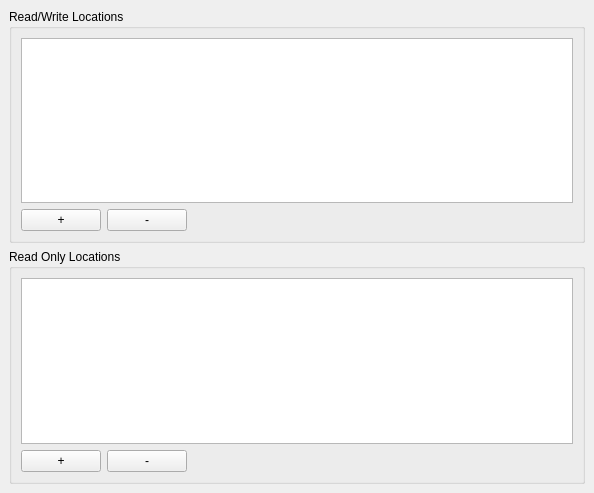
<?xml version="1.0" encoding="UTF-8"?>
<ui version="4.0">
 <class>MacSandboxPage</class>
 <widget class="QMainWindow" name="MacSandboxPage">
  <property name="geometry">
   <rect>
    <x>0</x>
    <y>0</y>
    <width>594</width>
    <height>493</height>
   </rect>
  </property>
  <property name="windowTitle">
   <string>MacSandboxPage</string>
  </property>
  <widget class="QWidget" name="centralwidget">
   <layout class="QGridLayout" name="gridLayout">
    <item row="0" column="0">
     <layout class="QVBoxLayout" name="verticalLayout">
      <item>
       <widget class="QGroupBox" name="groupBox">
        <property name="title">
         <string>Read/Write Locations</string>
        </property>
        <layout class="QGridLayout" name="gridLayout_2">
         <item row="1" column="0">
          <layout class="QHBoxLayout" name="horizontalLayout_5">
           <item>
            <widget class="QPushButton" name="readWriteAddBtn">
             <property name="sizePolicy">
              <sizepolicy hsizetype="Fixed" vsizetype="Fixed">
               <horstretch>0</horstretch>
               <verstretch>0</verstretch>
              </sizepolicy>
             </property>
             <property name="text">
              <string>+</string>
             </property>
            </widget>
           </item>
           <item>
            <widget class="QPushButton" name="readWriteRemoveBtn">
             <property name="sizePolicy">
              <sizepolicy hsizetype="Fixed" vsizetype="Fixed">
               <horstretch>0</horstretch>
               <verstretch>0</verstretch>
              </sizepolicy>
             </property>
             <property name="text">
              <string>-</string>
             </property>
            </widget>
           </item>
           <item>
            <spacer name="horizontalSpacer_2">
             <property name="orientation">
              <enum>Qt::Orientation::Horizontal</enum>
             </property>
             <property name="sizeHint" stdset="0">
              <size>
               <width>40</width>
               <height>20</height>
              </size>
             </property>
            </spacer>
           </item>
          </layout>
         </item>
         <item row="0" column="0">
          <widget class="DropList" name="readWriteList"/>
         </item>
        </layout>
       </widget>
      </item>
      <item>
       <widget class="QGroupBox" name="groupBox_2">
        <property name="title">
         <string>Read Only Locations</string>
        </property>
        <layout class="QGridLayout" name="gridLayout_3">
         <item row="0" column="0">
          <widget class="DropList" name="readOnlyList"/>
         </item>
         <item row="1" column="0">
          <layout class="QHBoxLayout" name="horizontalLayout_7">
           <item>
            <widget class="QPushButton" name="readOnlyAddBtn">
             <property name="sizePolicy">
              <sizepolicy hsizetype="Fixed" vsizetype="Fixed">
               <horstretch>0</horstretch>
               <verstretch>0</verstretch>
              </sizepolicy>
             </property>
             <property name="text">
              <string>+</string>
             </property>
            </widget>
           </item>
           <item>
            <widget class="QPushButton" name="readOnlyRemoveBtn">
             <property name="sizePolicy">
              <sizepolicy hsizetype="Fixed" vsizetype="Fixed">
               <horstretch>0</horstretch>
               <verstretch>0</verstretch>
              </sizepolicy>
             </property>
             <property name="text">
              <string>-</string>
             </property>
            </widget>
           </item>
           <item>
            <spacer name="horizontalSpacer">
             <property name="orientation">
              <enum>Qt::Orientation::Horizontal</enum>
             </property>
             <property name="sizeHint" stdset="0">
              <size>
               <width>40</width>
               <height>20</height>
              </size>
             </property>
            </spacer>
           </item>
          </layout>
         </item>
        </layout>
       </widget>
      </item>
     </layout>
    </item>
   </layout>
  </widget>
 </widget>
 <customwidgets>
  <customwidget>
   <class>DropList</class>
   <extends>QListWidget</extends>
   <header>ui/widgets/DropList.h</header>
  </customwidget>
 </customwidgets>
 <resources/>
 <connections/>
</ui>
